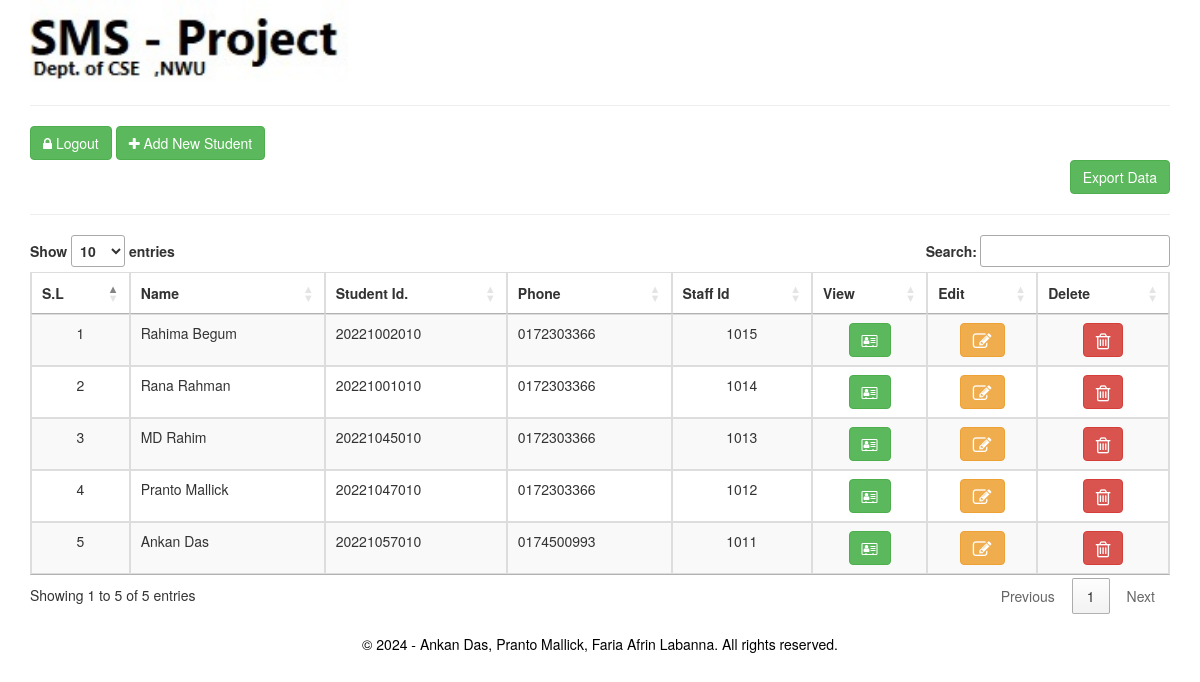
/index.php (signed in), run on the app's committed database.
### tables this page shows
CREATE TABLE `student_data` (
  `id` int(10) NOT NULL,
  `u_card` varchar(12) NOT NULL,
  `u_f_name` text NOT NULL,
  `u_l_name` text NOT NULL,
  `u_father` text NOT NULL,
  `u_nid` varchar(12) NOT NULL,
  `u_birthday` text NOT NULL,
  `u_gender` varchar(6) NOT NULL,
  `u_email` text NOT NULL,
  `u_phone` varchar(10) NOT NULL,
  `u_division` varchar(12) NOT NULL,
  `u_dist` text NOT NULL,
  `u_village` text NOT NULL,
  `u_police` text NOT NULL,
  `u_pincode` text NOT NULL,
  `file` longblob NOT NULL,
  `u_mother` varchar(30) NOT NULL,
  `u_details` text NOT NULL,
  `staff_id` varchar(12) NOT NULL,
  `image` varchar(150) NOT NULL,
  `uploaded` datetime NOT NULL
);

### index.php (the view, shortened to what this page needs)
<?php
include('config.php');
?>
<!DOCTYPE html>
<html>
<head>
    <link rel="stylesheet" href="https://maxcdn.bootstrapcdn.com/bootstrap/3.4.1/css/bootstrap.min.css">
    <link rel="stylesheet" href="https://cdnjs.cloudflare.com/ajax/libs/font-awesome/4.7.0/css/font-awesome.min.css">
	<link rel="stylesheet" href="//cdn.datatables.net/1.10.20/css/jquery.dataTables.min.css">
</head>
<body>
	<div class="container">
<a href="index.php" target="_self"><img src="images/logo.png" alt="" width="350px" ></a><br><hr>
	<a href="logout.php" class="btn btn-success"><i class="fa fa-lock"></i> Logout</a>
	<button class="btn btn-success" type="button" data-toggle="modal" data-target="#myModal">
  <i class="fa fa-plus"></i> Add New Student
  </button>
  <form method="post" action="export.php" align="right">
     <input type="submit" name="export" class="btn btn-success" value="Export Data" />
    </form>
  <hr>
		<table class="table table-bordered table-striped table-hover" id="myTable">
		<thead>
			<tr>
			   <th class="text-center" scope="col">S.L</th>
				<th class="text-center" scope="col">Name</th>
				<th class="text-center" scope="col">Student Id.</th>
				<th class="text-center" scope="col">Phone</th>
				<th class="text-center" scope="col">Staff Id</th>
				<th class="text-center" scope="col">View</th>
				<th class="text-center" scope="col">Edit</th>
				<th class="text-center" scope="col">Delete</th>
			</tr>
		</thead>
			<?php
        	$get_data = "SELECT * FROM student_data order by 1 desc";
        	$run_data = mysqli_query($con,$get_data);
			$i = 0;
        	while($row = mysqli_fetch_array($run_data))
        	{
				$sl = ++$i;
				$id = $row['id'];
				$u_card = $row['u_card'];
				$u_f_name = $row['u_f_name'];
				$u_l_name = $row['u_l_name'];
				$u_phone = $row['u_phone'];
				$u_staff_id = $row['staff_id'];
        		echo "
				<tr>
				<td class='text-center'>$sl</td>
				<td class='text-left'>$u_f_name   $u_l_name</td>
				<td class='text-left'>$u_card</td>
				<td class='text-left'>$u_phone</td>
				<td class='text-center'>$u_staff_id</td>
				<td class='text-center'>
					<span>
					<a href='#' class='btn btn-success mr-3 profile' data-toggle='modal' data-target='#view$id' title='Prfile'><i class='fa fa-address-card-o' aria-hidden='true'></i></a>
					</span>
				</td>
				<td class='text-center'>
					<span>
					<a href='#' class='btn btn-warning mr-3 edituser' data-toggle='modal' data-target='#edit$id' title='Edit'><i class='fa fa-pencil-square-o fa-lg'></i></a>
					</span>
				</td>
				<td class='text-center'>
					<span>
						<a href='#' class='btn btn-danger deleteuser' title='Delete'>
						     <i class='fa fa-trash-o fa-lg' data-toggle='modal' data-target='#$id' style='' aria-hidden='true'></i>
						</a>
					</span>
				</td>
			</tr>
        		";
        	}
        	?>
		</table>
	</div>
</body>
<footer style="color:#000;padding: 20px;text-align:center;">
        <p>&copy; 2024 - Ankan Das, Pranto Mallick, Faria Afrin Labanna. All rights reserved.</p>
    </footer>
</html>

### data on the page
student_data: sl "1", u_f_name "Rahima", u_l_name "Begum", u_card "20221002010", u_phone "0172303366", staff "1015"
student_data: sl "2", u_f_name "Rana", u_l_name "Rahman", u_card "20221001010", u_phone "0172303366", staff "1014"
student_data: sl "3", u_f_name "MD", u_l_name "Rahim", u_card "20221045010", u_phone "0172303366", staff "1013"
student_data: sl "4", u_f_name "Pranto", u_l_name "Mallick", u_card "20221047010", u_phone "0172303366", staff "1012"
student_data: sl "5", u_f_name "Ankan", u_l_name "Das", u_card "20221057010", u_phone "0174500993", staff "1011"
